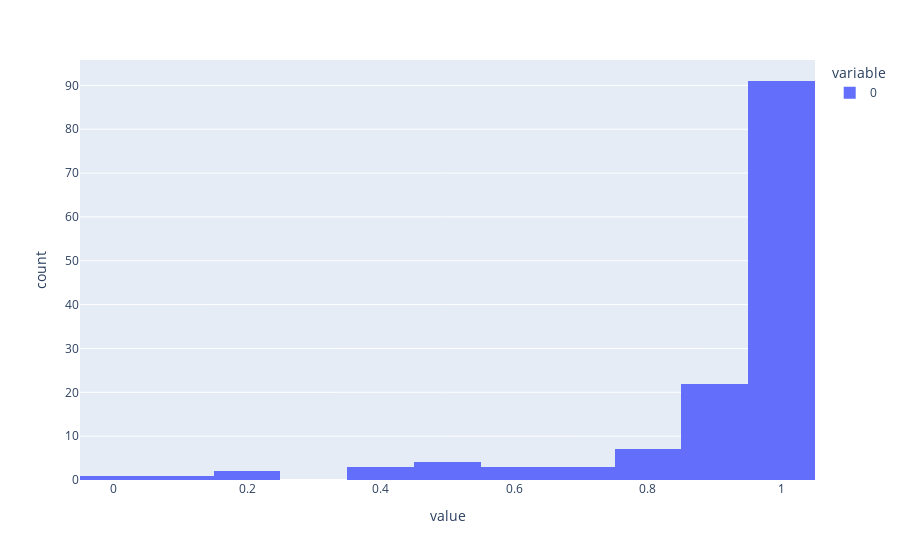

Notebook code for this chart:
### Code cell
#display differences in strings for the first 10 strings in combined_text_noaa_admin_list
deltas = sorted([round(SequenceMatcher(None, default_NOAA_Admin_Text, i[0]).ratio(), 3) for i in combined_text_noaa_admin_list])


df = px.data.tips()
fig = px.histogram(deltas)
fig.show()
#So the vast majority of unique strings are still very very similar to the default text

### Figure 1 — Plotly figure (JSON) as saved in the notebook; plotly's stock layout.template omitted (floating-point values rounded to 4 significant figures; data arrays with more than 128 entries replaced by an {"elided": "..."} marker saying what was removed)
{"data": [{"alignmentgroup": "True", "bingroup": "x", "hovertemplate": "variable=0<br>value=%{x}<br>count=%{y}<extra></extra>", "legendgroup": "0", "marker": {"color": "#636efa", "pattern": {"shape": ""}}, "name": "0", "offsetgroup": "0", "orientation": "v", "showlegend": true, "type": "histogram", "x": {"elided": "137 float values"}, "xaxis": "x", "yaxis": "y"}], "layout": {"barmode": "relative", "legend": {"title": {"text": "variable"}, "tracegroupgap": 0}, "margin": {"t": 60}, "xaxis": {"anchor": "y", "domain": [0, 1], "title": {"text": "value"}}, "yaxis": {"anchor": "x", "domain": [0, 1], "title": {"text": "count"}}}}
